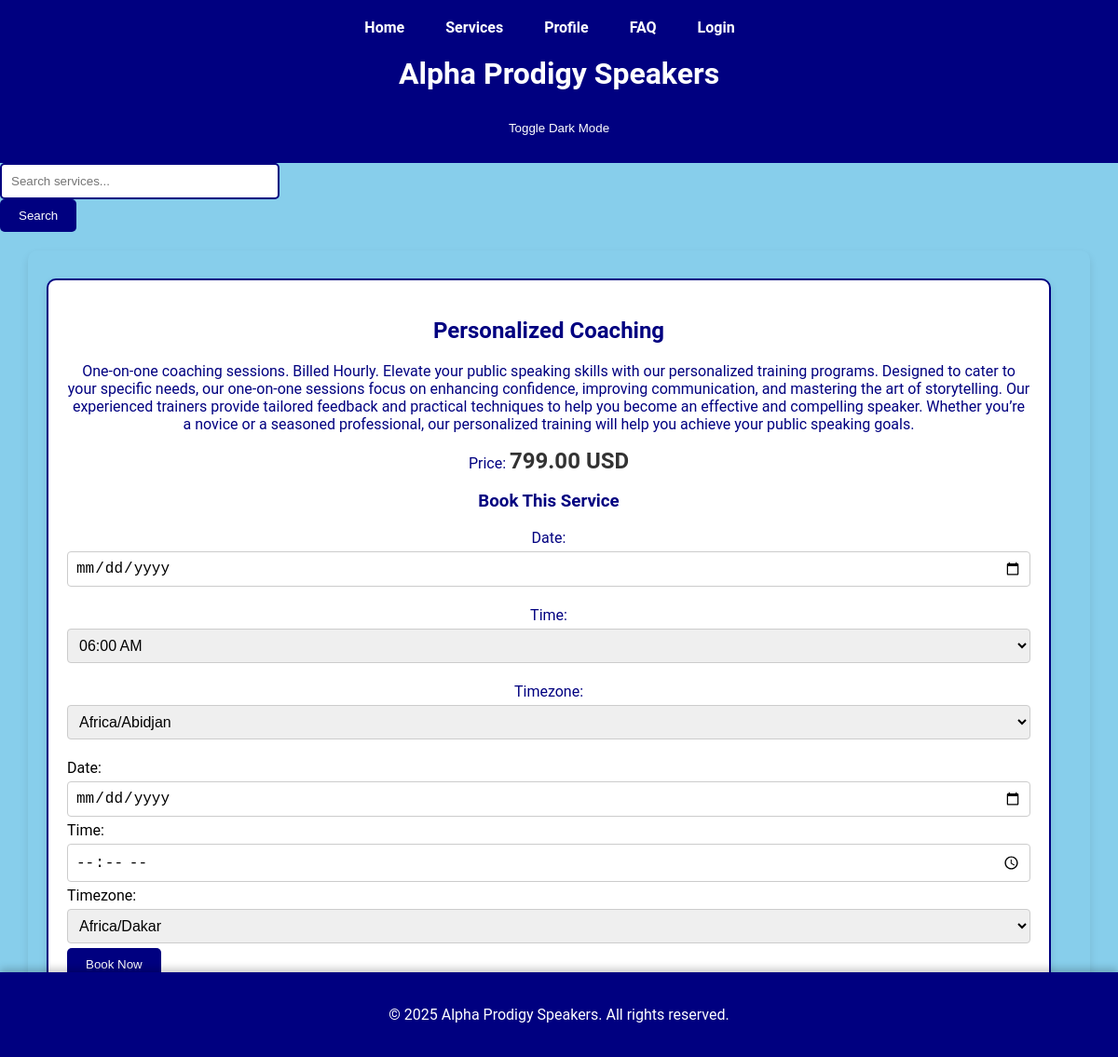
The app's page /speakers/book/2/ with its own data.
### speakers/models.py (models this page shows, shortened)
class Service(models.Model):
    name = models.CharField(max_length=100)
    description = models.TextField()
    price = models.DecimalField(max_digits=10, decimal_places=2)
    class Meta:
        ordering = ['name']  # Order by name by default

### speakers/views.py (the view)
# urls.py: path('book/<int:service_id>/', views.booking_view, name='booking'),
def booking_view(request, service_id):
    service = Service.objects.get(id=service_id)
    if request.method == 'POST':
        form = BookingForm(request.POST)
        if form.is_valid():
            booking = form.save(commit=False)
            booking.user = request.user
            booking.service = service
            booking.save()
            return redirect('payment', booking_id=booking.id)
    else:
        form = BookingForm()
    return render(request, 'booking.html', {'service': service, 'form': form})

### templates/htmls/booking.html (shortened to what this page needs)
{% extends 'base.html' %}
{% block content %}
<section id="service-detail">
    <h2>{{ service.name }}</h2>
    <p>{{ service.description }}</p>
    <p>Price: <span class="price">{{ service.price }} USD</span></p>
    <h3>Book This Service</h3>
    <form method="post" class="booking-form">
        {{ form.as_p }}
        <label for="date">Date:</label>
        <input type="date" id="date" name="date" required>
        <label for="time">Time:</label>
        <input type="time" id="time" name="time" required>
        <label for="timezone">Timezone:</label>
        <select id="timezone" name="timezone" class="timezone-dropdown" required>
            <option value="Africa/Dakar">Africa/Dakar</option>
        </select>
        <button type="submit" class="btn">Book Now</button>
    </form>
</section>
{% endblock %}

### static/styles.css (style rules this page uses)
body { font-family: 'Roboto', sans-serif; background-color: skyblue; margin: 0; padding: 0; }
body { overflow-x: hidden; }
section { background-color: white; border: 2px solid navy; border-radius: 10px; padding: 20px; margin-bottom: 20px; margin-top: 10px; box-shadow: 0 4px 8px rgba(0, 0, 0, 0.1); transition: transform 0.2s; width: 98%; box-sizing: border-box; }
button[type="submit"], .btn { display: inline-block; padding: 10px 20px; background-color: navy; color: white; text-decoration: none; border-radius: 5px; border: none; cursor: pointer; transition: background-color 0.3s, transform 0.3s; }
input[type="submit"], button[type="submit"] { display: inline-block; padding: 10px 20px; background-color: navy; color: white; text-decoration: none; border-radius: 5px; border: none; cursor: pointer; transition: background-color 0.3s, transform 0.3s; }
p, h1, h2, h3, a { color: navy; text-align: center; }
.price { font-size: 24px; font-weight: bold; color: #333; margin-top: 10px; }
.booking-form input[type="date"], .booking-form input[type="time"], .booking-form select { font-size: 16px; padding: 8px; margin: 5px 0; border: 1px solid #ccc; border-radius: 4px; width: 100%; box-sizing: border-box; }
.timezone-dropdown { font-size: 16px; padding: 8px; margin: 5px 0; border: 1px solid #ccc; border-radius: 4px; width: 100%; box-sizing: border-box; }

### records on screen
Service: name "Personalized Coaching", description "One-on-one coaching sessions. Billed Hourly. Elevate your public speaking skills with our personalized training programs. Designed to cater to your specific needs, our one-on-one sessions focus on enhancing confidence, improving communication, and mastering the art of storytelling. Our experienced trainers provide tailored feedback and practical techniques to help you become an effective and compelling speaker. Whether you’re a novice or a seasoned professional, our personalized training will help you achieve your public speaking goals.", price "799.00"
